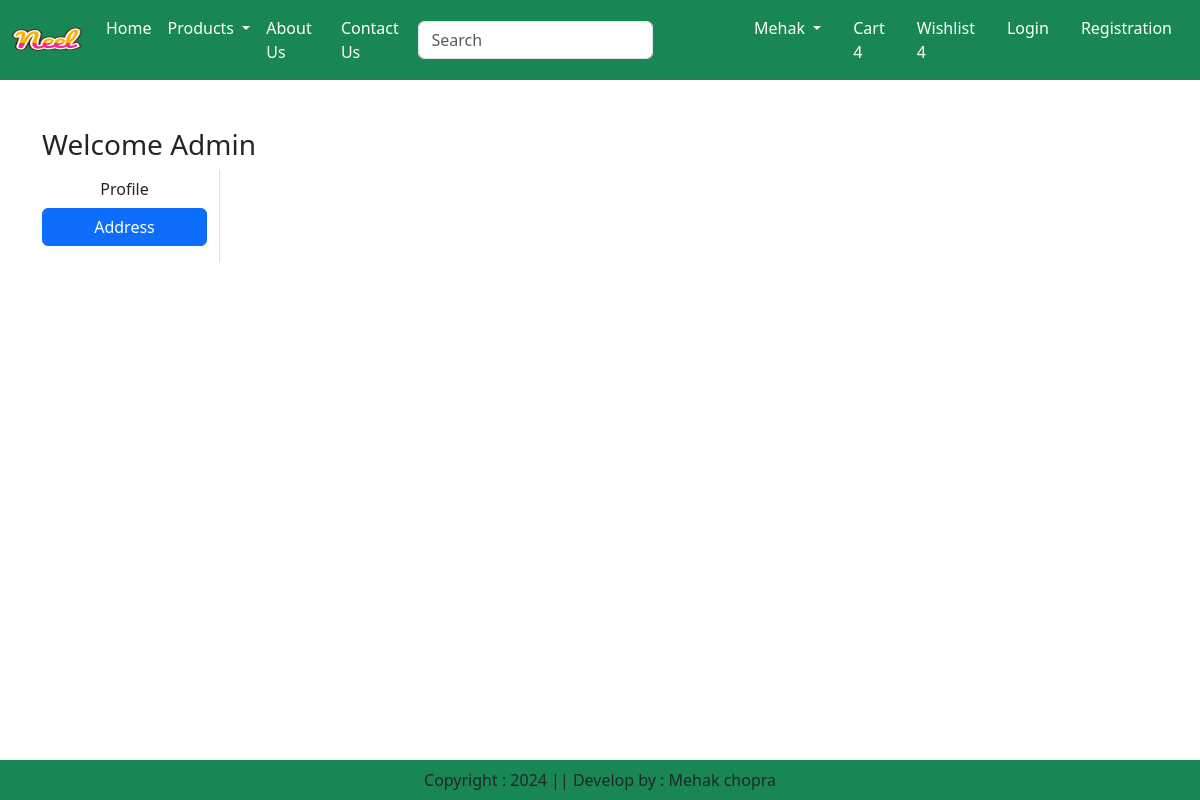
Page /address/ (signed in) on the earlier database version.
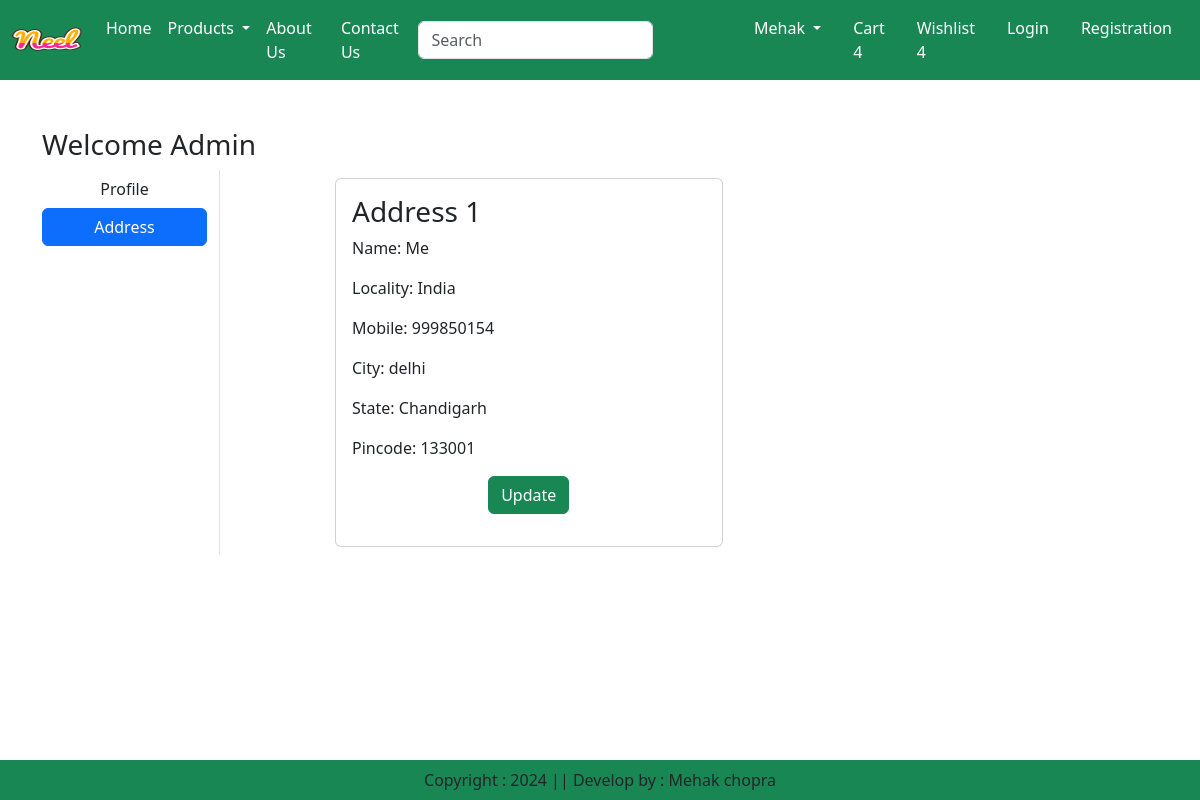
Same page on the later database version.
### app/models.py (models this page shows, shortened)
class Customer(models.Model):
     user=        models.ForeignKey(User,on_delete=models.CASCADE)
     name=        models.CharField(max_length=500)
     locality=    models.CharField(max_length=500)
     city=        models.CharField(max_length=100)
     mobile=      models.IntegerField(default=0)
     zipcode=     models.IntegerField()
     state=       models.CharField(choices=STATE_CHOICES,max_length = 100)

### app/views.py (the view)
# urls.py: path('address/', views.address, name='address'),
def address(request):
    add = Customer.objects.filter(user=request.user)
    return render(request, 'app/address.html',locals())

### app/templates/app/address.html (shortened to what this page needs)
{% extends 'app/base.html' %}
{% load static %}
{% block main-content  %}
<div class="container my-5">
    <div class="row">
           <h3>Welcome <span class="text-capitalize">{{request.user}}</span></h3>
        <div class="col-sm-2 border-end">
           <ul class="list-unstyled">
               <li class="d-grid"><a href="{% url 'profile' %}" class="btn ">Profile</a></li>
               <li class="d-grid"><a href="{% url 'address'  %}" class="btn btn-primary">Address</a></li>
           </ul>
        </div>
        <div class="col sm-8 offset-sm-1">
            <div class="row">
             {% for ad in add %}
              <div class="col-sm-6">
                <div class="card m-2">
                    <div class="card-body">
                        <h3>Address {{forloop.counter}}</h3>
                        <p>Name: {{ad.name}}</p>
                        <p>Locality: {{ad.locality}}</p>
                        <p>Mobile: {{ad.mobile}}</p>
                        <p>City: {{ad.city}}</p>
                        <p>State: {{ad.state}}</p>
                        <p>Pincode: {{ad.zipcode}}</p>
                        <p class="text-center"><a href="{% url 'updateAddress' pk=ad.id  %}" type="button" class="btn btn-success">Update</a></p>
                    </div>
                </div>
             </div>
             {%  endfor %}
         </div>
     </div>
    </div>
</div>
{%endblock main-content%}

Differences in the rows shown:
added Customer: name "Me", locality "India", mobile "999850154", city "delhi", state "Chandigarh", zipcode "133001"
